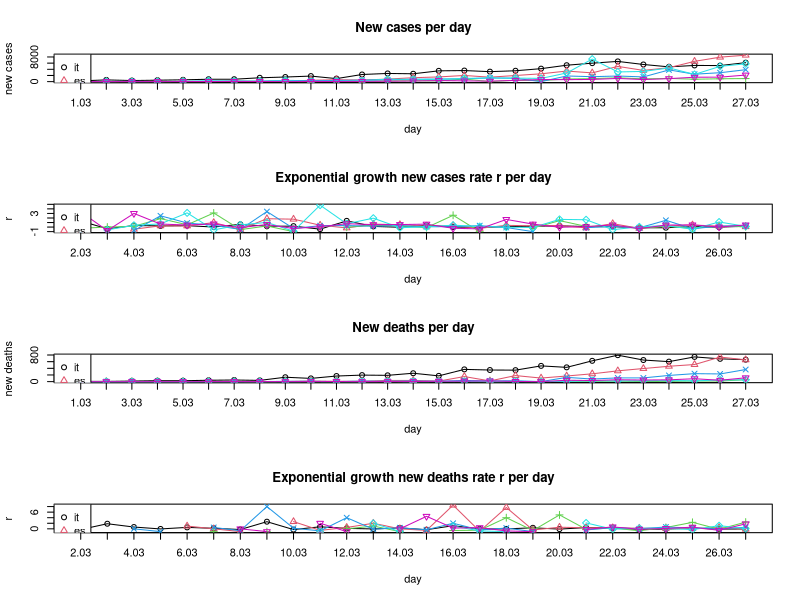

This figure's R source:
## Exponential growth
# y = a * (1 + r)^x
# a = initial value (the amount before measuring growth or decay)
# r = growth or decay rate (most often represented as a percentage and expressed as a decimal)
# x = number of time intervals that have passed
# (y/a)^(1/x) - 1 = r

BASE_DIR <- "~/covid-19/"
setwd(BASE_DIR)

## March: New confirmed covid-19 cases per day. Data taken from daily situation reports from the WHO website.
days <- c('01.03','02.03','03.03','04.03','05.03','06.03','07.03',
          '08.03','09.03','10.03','11.03','12.03','13.03','14.03',
          '15.03','16.03','17.03','18.03','19.03','20.03','21.03',
          '22.03','23.03','24.03','25.03','26.03','27.03')
it <- c(240,561,347,466,587,769,778,1247,1492,1797,977,2313,2651,
        2547,3497,3590,3233,3526,4207,5322,5986,6557,5560,4789,5249,
        5210,6153)
es <- c(13,0,69,37,47,59,117,56,159,435,615,501,825,1266,1522,2000,
        1438,1987,2538,3431,2833,4946,3646,4517,6584,7937,8578)
ch <- c(8,6,6,7,20,30,123,55,68,0,159,154,213,267,234,841,0,450,353,
        853,977,1237,894,1044,774,925,1000)
fr <- c(43,0,91,21,73,138,193,93,410,286,372,495,591,780,829,911,
        1193,1079,0,1834,1598,1821,1525,3794,2410,2895,3866)
de <- c(0,72,28,39,66,272,105,156,317,27,157,271,802,693,733,1043,
        1174,1144,1042,2801,7324,3140,3311,4438,2342,4954,5780)
uk <- c(3,13,3,12,20,29,49,43,67,46,50,87,134,208,342,251,152,407,
        672,647,706,1035,669,967,1427,1452,2129)
all_countries <- list(it,es,ch,fr,de,uk)

## March: New confirmed covid-19 deaths per day. Data taken from daily situation reports from the WHO website.
it_d <- c(8,6,17,28,27,41,49,37,132,97,168,196,189,252,173,368,349,
          345,473,429,625,795,649,601,743,685,660)
es_d <- c(0,0,0,0,1,2,2,0,5,18,8,12,36,36,16,152,21,182,107,169,
          235,324,394,462,514,738,655)
ch_d <- c(0,0,0,0,0,1,0,1,0,0,1,1,2,0,5,2,1,5,2,12,10,13,4,6,20,17,
          58)
fr_d <- c(0,0,1,1,0,2,3,1,9,11,3,15,13,18,12,36,21,27,0,128,78,112,
          112,186,240,231,364)
de_d <- c(0,0,0,0,0,0,0,0,0,2,0,1,3,0,2,4,1,0,0,8,25,22,27,32,23,49,
          55)
uk_d <- c(0,0,0,0,0,0,1,1,0,1,3,0,2,2,11,14,20,5,0,41,33,56,48,54,
          87,41,115)
all_countries_d <- list(it_d,es_d,ch_d,fr_d,de_d,uk_d)

## Computing exponential growth rates r
compute_r <- function(y, t, x){
  r <- c()
  for(i in 2:length(t)){
    new_r <- (y[i] / y[i-1])^(1/x) - 1
    if(abs(new_r) %in% c(Inf, NaN)) new_r <- NA
    r <- c(r, new_r)
  }
  return(r)
}

r_it <- compute_r(it, days, 1)
r_es <- compute_r(es, days, 1)
r_ch <- compute_r(ch, days, 1)
r_fr <- compute_r(fr, days, 1)
r_de <- compute_r(de, days, 1)
r_uk <- compute_r(uk, days, 1)
all_countries_r <- list(r_it,r_es,r_ch,r_fr,r_de,r_uk)

r_it_d <- compute_r(it_d, days, 1)
r_es_d <- compute_r(es_d, days, 1)
r_ch_d <- compute_r(ch_d, days, 1)
r_fr_d <- compute_r(fr_d, days, 1)
r_de_d <- compute_r(de_d, days, 1)
r_uk_d <- compute_r(uk_d, days, 1)
all_countries_r_d <- list(r_it_d,r_es_d,r_ch_d,r_fr_d,r_de_d,r_uk_d)

## Plotting
all_countries_names <- c('it','es','ch','fr','de','uk')
colors <- 1:length(all_countries_names)
pchs <- 1:length(all_countries_names)

pdf('figures/static-new-cases-with-growth-rate.pdf', height = 10, paper = 'a4')

par(mfrow=c(4,1))

# New cases per day
plot(days, unlist(all_countries[1]), main='New cases per day', type='o',
     ylim=c(0,max(unlist(all_countries),na.rm=T)),
     xaxt="n", col=colors[1], pch=pchs[1], ylab='new cases', xlab='day')
axis(1, at=days, labels=T)
for(i in 2:length(all_countries)){
  lines(days, unlist(all_countries[i]), type='o', col=colors[i], pch=pchs[i])
}
legend('topleft',legend=all_countries_names,col=colors,pch=pchs)

# Exponential growth new cases rate r per day
plot(days[-1], unlist(all_countries_r[1]), main='Exponential growth new cases rate r per day', type='o',
     ylim=c(min(unlist(all_countries_r),na.rm=T), max(unlist(all_countries_r),na.rm=T)),
     xaxt="n", col=colors[1], pch=pchs[1], ylab='r', xlab='day')
axis(1, at=days[-1], labels=T)
for(i in 2:length(all_countries_r)){
  lines(days[-1], unlist(all_countries_r[i]), type='o', col=colors[i], pch=pchs[i])
}
legend('topleft',legend=all_countries_names,col=colors,pch=pchs)


# New deaths per day
plot(days, unlist(all_countries_d[1]), main='New deaths per day', type='o',
     ylim=c(0,max(unlist(all_countries_d),na.rm=T)),
     xaxt="n", col=colors[1], pch=pchs[1], ylab='new deaths', xlab='day')
axis(1, at=days, labels=T)
for(i in 2:length(all_countries_d)){
  lines(days, unlist(all_countries_d[i]), type='o', col=colors[i], pch=pchs[i])
}
legend('topleft',legend=all_countries_names,col=colors,pch=pchs)

# Exponential growth new deaths rate r per day
plot(days[-1], unlist(all_countries_r_d[1]), main='Exponential growth new deaths rate r per day', type='o',
     ylim=c(min(unlist(all_countries_r_d),na.rm=T), max(unlist(all_countries_r_d),na.rm=T)),
     xaxt="n", col=colors[1], pch=pchs[1], ylab='r', xlab='day')
axis(1, at=days[-1], labels=T)
for(i in 2:length(all_countries_r_d)){
  lines(days[-1], unlist(all_countries_r_d[i]), type='o', col=colors[i], pch=pchs[i])
}
legend('topleft',legend=all_countries_names,col=colors,pch=pchs)

dev.off <- dev.off()
